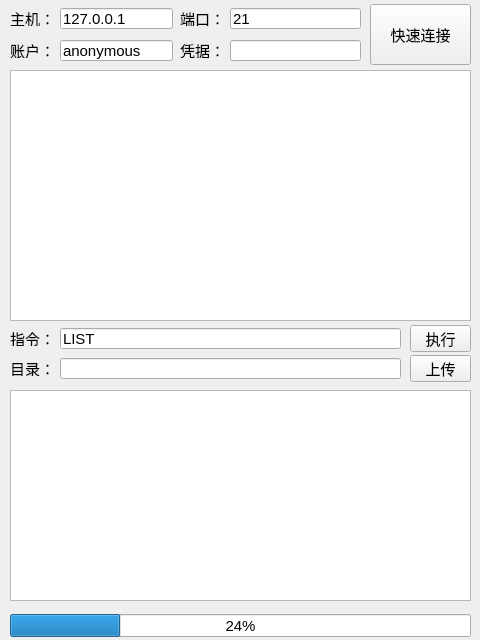
<?xml version="1.0" encoding="UTF-8"?>
<ui version="4.0">
 <class>MainWindow</class>
 <widget class="QMainWindow" name="MainWindow">
  <property name="windowModality">
   <enum>Qt::NonModal</enum>
  </property>
  <property name="geometry">
   <rect>
    <x>0</x>
    <y>0</y>
    <width>480</width>
    <height>640</height>
   </rect>
  </property>
  <property name="minimumSize">
   <size>
    <width>480</width>
    <height>640</height>
   </size>
  </property>
  <property name="maximumSize">
   <size>
    <width>480</width>
    <height>640</height>
   </size>
  </property>
  <property name="font">
   <font>
    <pointsize>11</pointsize>
   </font>
  </property>
  <property name="contextMenuPolicy">
   <enum>Qt::DefaultContextMenu</enum>
  </property>
  <property name="windowTitle">
   <string>FriendlyYoungZero FTP Client</string>
  </property>
  <widget class="QWidget" name="centralwidget">
   <widget class="QLabel" name="label_host">
    <property name="geometry">
     <rect>
      <x>10</x>
      <y>10</y>
      <width>54</width>
      <height>16</height>
     </rect>
    </property>
    <property name="text">
     <string>主机：</string>
    </property>
   </widget>
   <widget class="QLineEdit" name="input_host">
    <property name="geometry">
     <rect>
      <x>60</x>
      <y>8</y>
      <width>113</width>
      <height>21</height>
     </rect>
    </property>
    <property name="text">
     <string>127.0.0.1</string>
    </property>
   </widget>
   <widget class="QLineEdit" name="input_port">
    <property name="geometry">
     <rect>
      <x>230</x>
      <y>8</y>
      <width>131</width>
      <height>21</height>
     </rect>
    </property>
    <property name="text">
     <string>21</string>
    </property>
   </widget>
   <widget class="QLabel" name="label_port">
    <property name="geometry">
     <rect>
      <x>180</x>
      <y>10</y>
      <width>54</width>
      <height>16</height>
     </rect>
    </property>
    <property name="text">
     <string>端口：</string>
    </property>
   </widget>
   <widget class="QPushButton" name="button_fastconnect">
    <property name="geometry">
     <rect>
      <x>370</x>
      <y>4</y>
      <width>101</width>
      <height>61</height>
     </rect>
    </property>
    <property name="text">
     <string>快速连接</string>
    </property>
   </widget>
   <widget class="QLineEdit" name="input_username">
    <property name="geometry">
     <rect>
      <x>60</x>
      <y>40</y>
      <width>113</width>
      <height>21</height>
     </rect>
    </property>
    <property name="text">
     <string>anonymous</string>
    </property>
   </widget>
   <widget class="QLabel" name="label_password">
    <property name="geometry">
     <rect>
      <x>180</x>
      <y>42</y>
      <width>54</width>
      <height>16</height>
     </rect>
    </property>
    <property name="text">
     <string>凭据：</string>
    </property>
   </widget>
   <widget class="QLabel" name="label_username">
    <property name="geometry">
     <rect>
      <x>10</x>
      <y>42</y>
      <width>54</width>
      <height>16</height>
     </rect>
    </property>
    <property name="text">
     <string>账户：</string>
    </property>
   </widget>
   <widget class="QLineEdit" name="input_password">
    <property name="geometry">
     <rect>
      <x>230</x>
      <y>40</y>
      <width>131</width>
      <height>21</height>
     </rect>
    </property>
    <property name="text">
     <string/>
    </property>
   </widget>
   <widget class="QTextBrowser" name="textBrowser">
    <property name="geometry">
     <rect>
      <x>10</x>
      <y>70</y>
      <width>461</width>
      <height>251</height>
     </rect>
    </property>
   </widget>
   <widget class="QLineEdit" name="input_command">
    <property name="geometry">
     <rect>
      <x>60</x>
      <y>328</y>
      <width>341</width>
      <height>21</height>
     </rect>
    </property>
    <property name="text">
     <string>LIST</string>
    </property>
   </widget>
   <widget class="QLabel" name="label_command">
    <property name="geometry">
     <rect>
      <x>10</x>
      <y>330</y>
      <width>54</width>
      <height>16</height>
     </rect>
    </property>
    <property name="text">
     <string>指令：</string>
    </property>
   </widget>
   <widget class="QPushButton" name="button_exec_cmd">
    <property name="geometry">
     <rect>
      <x>410</x>
      <y>325</y>
      <width>61</width>
      <height>27</height>
     </rect>
    </property>
    <property name="text">
     <string>执行</string>
    </property>
   </widget>
   <widget class="QPushButton" name="button_upload">
    <property name="geometry">
     <rect>
      <x>410</x>
      <y>355</y>
      <width>61</width>
      <height>27</height>
     </rect>
    </property>
    <property name="text">
     <string>上传</string>
    </property>
   </widget>
   <widget class="QLineEdit" name="input_directory">
    <property name="geometry">
     <rect>
      <x>60</x>
      <y>358</y>
      <width>341</width>
      <height>21</height>
     </rect>
    </property>
    <property name="text">
     <string/>
    </property>
   </widget>
   <widget class="QLabel" name="label_directory">
    <property name="geometry">
     <rect>
      <x>10</x>
      <y>360</y>
      <width>54</width>
      <height>16</height>
     </rect>
    </property>
    <property name="text">
     <string>目录：</string>
    </property>
   </widget>
   <widget class="QProgressBar" name="progressBar">
    <property name="geometry">
     <rect>
      <x>10</x>
      <y>614</y>
      <width>461</width>
      <height>23</height>
     </rect>
    </property>
    <property name="value">
     <number>24</number>
    </property>
   </widget>
   <widget class="QTableWidget" name="table_file">
    <property name="geometry">
     <rect>
      <x>10</x>
      <y>390</y>
      <width>461</width>
      <height>211</height>
     </rect>
    </property>
   </widget>
  </widget>
 </widget>
 <resources/>
 <connections/>
</ui>
